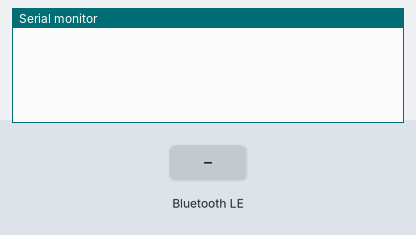
The sketch below on a simulated ESP32-C3. On the bench: the last lines printed to the serial monitor. The test bench sets the inputs (shaded band). Nothing arrives over Bluetooth unless stated; a phone connects over Bluetooth LE 3 s after start.

Above: at 1.2 s.
1.3 s: Bluetooth LE write "OTA_BEGIN:" received
At 2.4 s:
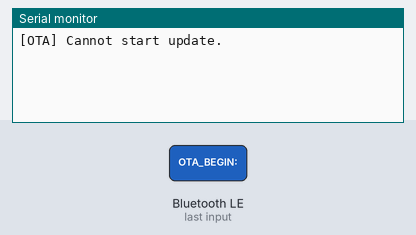
2.8 s: Bluetooth LE write "OTA_ABORT" received
At 3.5 s:
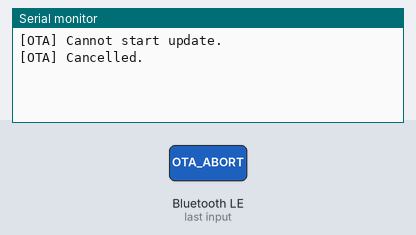
4.3 s: Bluetooth LE write "OTA_END" received
At 5.8 s:
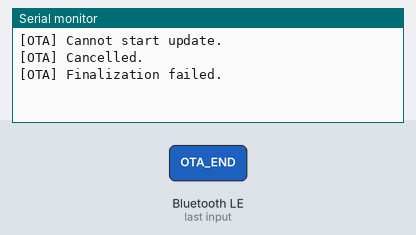

Measured:
- after the input at 1.3 s, the serial monitor: prints a new line after 0.05 s (image 1)
- after the input at 2.8 s, the serial monitor: prints a new line after 0.05 s (image 2)
- after the input at 4.3 s, the serial monitor: prints a new line after 0.05 s (image 3)

The sketch:

firmware.ino
```cpp
#include <Arduino.h>
#include <BLEDevice.h>
#include <BLEServer.h>
#include <BLEUtils.h>
#include <Update.h>

// ESP32-C3 supports Bluetooth Low Energy (BLE), not Bluetooth Classic SPP.
// The Android app checks GitHub, downloads the binary, then sends it here.
constexpr char DEVICE_NAME[] = "DeskBot";
constexpr char BLE_SERVICE_UUID[] = "6E400001-B5A3-F393-E0A9-E50E24DCCA9E";
constexpr char BLE_COMMAND_UUID[] = "6E400002-B5A3-F393-E0A9-E50E24DCCA9E";
constexpr char BLE_STATUS_UUID[] = "6E400003-B5A3-F393-E0A9-E50E24DCCA9E";
constexpr char BLE_FIRMWARE_UUID[] = "6E400004-B5A3-F393-E0A9-E50E24DCCA9E";

BLEServer *bleServer = nullptr;
BLECharacteristic *statusCharacteristic = nullptr;
bool otaInProgress = false;
size_t expectedFirmwareBytes = 0;
size_t writtenFirmwareBytes = 0;

void sendStatus(const char *message) {
  Serial.println(message);
  if (statusCharacteristic != nullptr && bleServer != nullptr &&
      bleServer->getConnectedCount() > 0) {
    statusCharacteristic->setValue(message);
    statusCharacteristic->notify();
  }
}

void resetOta() {
  if (otaInProgress) {
    Update.abort();
  }
  otaInProgress = false;
  expectedFirmwareBytes = 0;
  writtenFirmwareBytes = 0;
}

class DeskBotServerCallbacks : public BLEServerCallbacks {
  void onDisconnect(BLEServer *server) override { server->startAdvertising(); }
};

class FirmwareDataCallbacks : public BLECharacteristicCallbacks {
  void onWrite(BLECharacteristic *characteristic) override {
    if (!otaInProgress) {
      return;
    }

    // Use the raw buffer: getValue() returns Arduino String in ESP32 core 3.x
    // and cannot safely represent arbitrary firmware bytes.
    uint8_t *data = characteristic->getData();
    const size_t dataLength = characteristic->getLength();
    const size_t remaining = expectedFirmwareBytes - writtenFirmwareBytes;
    if (data == nullptr || dataLength == 0 || dataLength > remaining ||
        Update.write(data, dataLength) != dataLength) {
      sendStatus("[OTA] Firmware write failed.");
      resetOta();
      return;
    }

    writtenFirmwareBytes += dataLength;
  }
};

class CommandCallbacks : public BLECharacteristicCallbacks {
  void onWrite(BLECharacteristic *characteristic) override {
    String command = characteristic->getValue().c_str();
    command.trim();

    if (command.startsWith("OTA_BEGIN:")) {
      resetOta();
      const size_t imageSize = command.substring(10).toInt();
      if (imageSize == 0 || !Update.begin(imageSize, U_FLASH)) {
        sendStatus("[OTA] Cannot start update.");
        return;
      }
      expectedFirmwareBytes = imageSize;
      writtenFirmwareBytes = 0;
      otaInProgress = true;
      sendStatus("[OTA] Receiving firmware.");
    } else if (command == "OTA_ABORT") {
      resetOta();
      sendStatus("[OTA] Cancelled.");
    } else if (command == "OTA_END") {
      if (!otaInProgress || writtenFirmwareBytes != expectedFirmwareBytes || !Update.end()) {
        sendStatus("[OTA] Finalization failed.");
        resetOta();
        return;
      }
      sendStatus("[OTA] Complete. Restarting.");
      delay(250);
      ESP.restart();
    }
  }
};

void startBle() {
  BLEDevice::init(DEVICE_NAME);
  bleServer = BLEDevice::createServer();
  bleServer->setCallbacks(new DeskBotServerCallbacks());

  BLEService *service = bleServer->createService(BLE_SERVICE_UUID);
  BLECharacteristic *commandCharacteristic = service->createCharacteristic(
      BLE_COMMAND_UUID,
      BLECharacteristic::PROPERTY_WRITE | BLECharacteristic::PROPERTY_WRITE_NR);
  // The standard Nordic UART TX characteristic. ESP32-C3's NimBLE stack
  // automatically provides its writable CCCD descriptor for notifications.
  statusCharacteristic = service->createCharacteristic(
      BLE_STATUS_UUID, BLECharacteristic::PROPERTY_NOTIFY);
  BLECharacteristic *firmwareCharacteristic = service->createCharacteristic(
      BLE_FIRMWARE_UUID, BLECharacteristic::PROPERTY_WRITE);
  commandCharacteristic->setCallbacks(new CommandCallbacks());
  firmwareCharacteristic->setCallbacks(new FirmwareDataCallbacks());
  service->start();

  BLEAdvertising *advertising = BLEDevice::getAdvertising();
  advertising->addServiceUUID(BLE_SERVICE_UUID);
  advertising->setName(DEVICE_NAME);
  advertising->setScanResponse(true);
  advertising->start();
}

void setup() {
  Serial.begin(115200);
  startBle();
}

void loop() { delay(20); }
```
